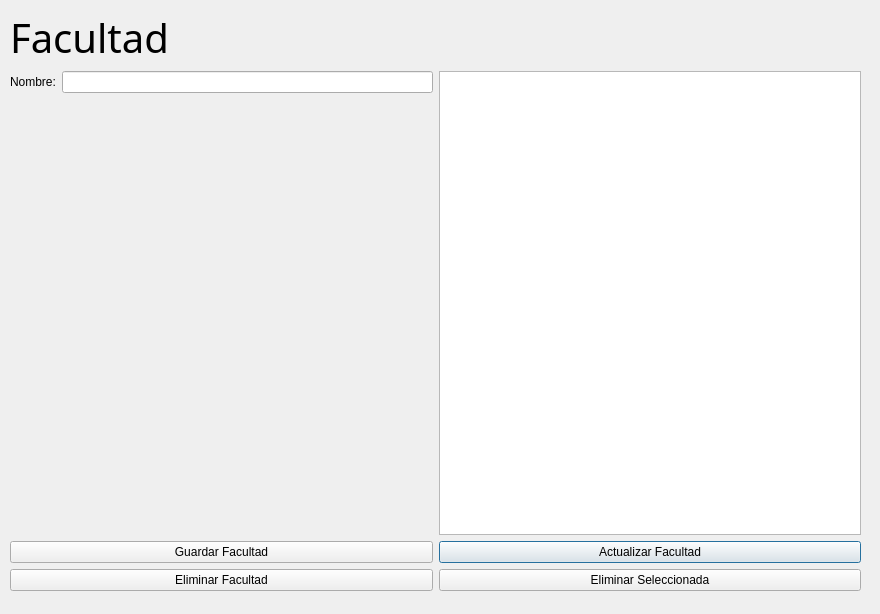
<?xml version="1.0" encoding="UTF-8"?>
<ui version="4.0">
 <class>Dialog</class>
 <widget class="QDialog" name="Dialog">
  <property name="geometry">
   <rect>
    <x>0</x>
    <y>0</y>
    <width>880</width>
    <height>614</height>
   </rect>
  </property>
  <property name="windowTitle">
   <string>Dialog</string>
  </property>
  <widget class="QWidget" name="verticalLayoutWidget">
   <property name="geometry">
    <rect>
     <x>10</x>
     <y>10</y>
     <width>851</width>
     <height>581</height>
    </rect>
   </property>
   <layout class="QVBoxLayout" name="verticalLayout">
    <item>
     <widget class="QLabel" name="lblFacultad">
      <property name="sizePolicy">
       <sizepolicy hsizetype="Fixed" vsizetype="Fixed">
        <horstretch>0</horstretch>
        <verstretch>0</verstretch>
       </sizepolicy>
      </property>
      <property name="font">
       <font>
        <family>Microsoft YaHei</family>
        <pointsize>30</pointsize>
       </font>
      </property>
      <property name="text">
       <string>Facultad</string>
      </property>
      <property name="textFormat">
       <enum>Qt::TextFormat::MarkdownText</enum>
      </property>
      <property name="alignment">
       <set>Qt::AlignmentFlag::AlignLeading|Qt::AlignmentFlag::AlignLeft|Qt::AlignmentFlag::AlignTop</set>
      </property>
     </widget>
    </item>
    <item>
     <layout class="QGridLayout" name="gridLayout">
      <item row="1" column="2">
       <widget class="QPushButton" name="actualizarPB">
        <property name="text">
         <string>Actualizar Facultad</string>
        </property>
       </widget>
      </item>
      <item row="1" column="1">
       <widget class="QPushButton" name="guardarPB">
        <property name="text">
         <string>Guardar Facultad</string>
        </property>
       </widget>
      </item>
      <item row="0" column="1">
       <layout class="QFormLayout" name="formLayout">
        <item row="0" column="0">
         <widget class="QLabel" name="label">
          <property name="text">
           <string>Nombre:</string>
          </property>
         </widget>
        </item>
        <item row="0" column="1">
         <widget class="QLineEdit" name="lineEdit"/>
        </item>
       </layout>
      </item>
      <item row="0" column="2">
       <widget class="QTableWidget" name="tableWidget"/>
      </item>
      <item row="2" column="1">
       <widget class="QPushButton" name="eliminarPorNombrePB">
        <property name="text">
         <string>Eliminar Facultad</string>
        </property>
       </widget>
      </item>
      <item row="2" column="2">
       <widget class="QPushButton" name="eliminarPB">
        <property name="text">
         <string>Eliminar Seleccionada</string>
        </property>
       </widget>
      </item>
     </layout>
    </item>
   </layout>
  </widget>
 </widget>
 <resources/>
 <connections/>
</ui>
